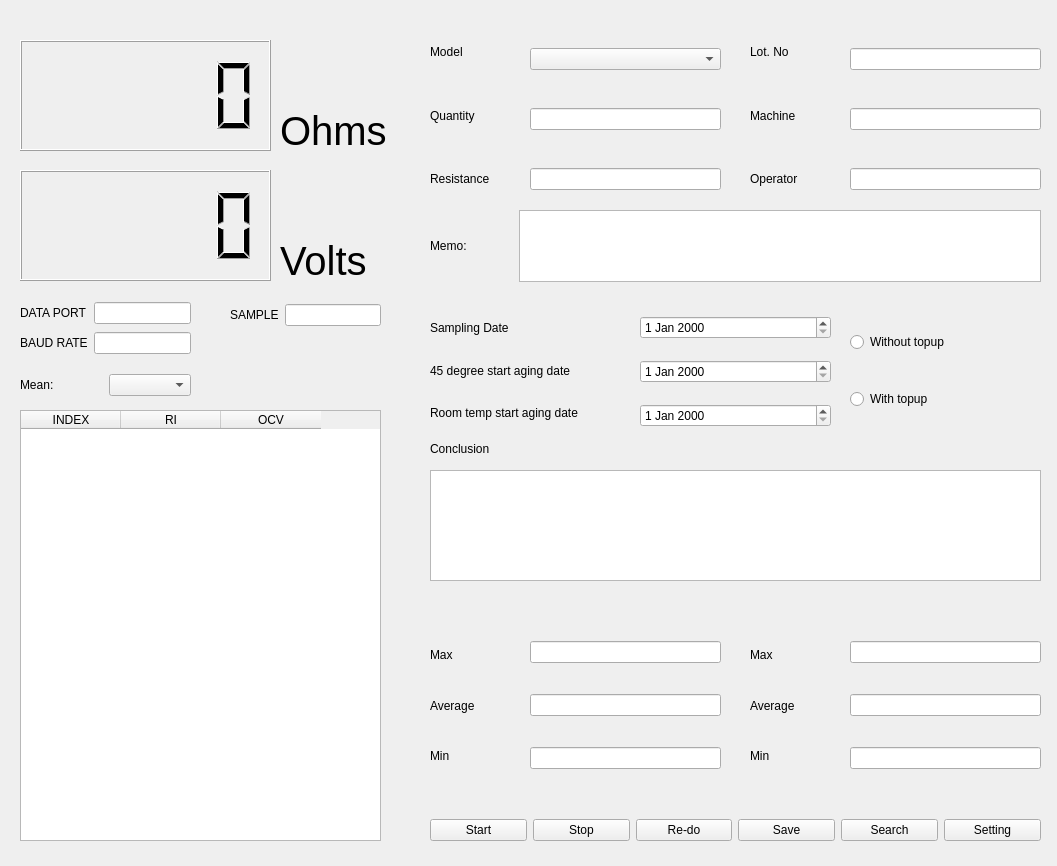
<?xml version="1.0" encoding="UTF-8"?>
<ui version="4.0">
 <class>Form</class>
 <widget class="QWidget" name="Form">
  <property name="geometry">
   <rect>
    <x>0</x>
    <y>0</y>
    <width>1057</width>
    <height>866</height>
   </rect>
  </property>
  <property name="sizePolicy">
   <sizepolicy hsizetype="Fixed" vsizetype="Fixed">
    <horstretch>0</horstretch>
    <verstretch>0</verstretch>
   </sizepolicy>
  </property>
  <property name="minimumSize">
   <size>
    <width>0</width>
    <height>0</height>
   </size>
  </property>
  <property name="windowTitle">
   <string>OCVRi log</string>
  </property>
  <widget class="QWidget" name="gridLayoutWidget">
   <property name="geometry">
    <rect>
     <x>530</x>
     <y>10</y>
     <width>191</width>
     <height>221</height>
    </rect>
   </property>
   <layout class="QGridLayout" name="gridLayout" rowstretch="0,0,0,0" columnstretch="0" rowminimumheight="0,0,0,0">
    <property name="leftMargin">
     <number>0</number>
    </property>
    <property name="topMargin">
     <number>0</number>
    </property>
    <property name="spacing">
     <number>0</number>
    </property>
    <item row="1" column="0">
     <widget class="QLineEdit" name="lineEdit"/>
    </item>
    <item row="0" column="0">
     <widget class="QComboBox" name="comboBox"/>
    </item>
    <item row="3" column="0">
     <widget class="QLineEdit" name="lineEdit_2">
      <property name="readOnly">
       <bool>true</bool>
      </property>
     </widget>
    </item>
   </layout>
  </widget>
  <widget class="QWidget" name="gridLayoutWidget_2">
   <property name="geometry">
    <rect>
     <x>850</x>
     <y>10</y>
     <width>191</width>
     <height>221</height>
    </rect>
   </property>
   <layout class="QGridLayout" name="gridLayout_2" rowstretch="0,0,0" columnstretch="0">
    <property name="leftMargin">
     <number>0</number>
    </property>
    <property name="topMargin">
     <number>0</number>
    </property>
    <property name="spacing">
     <number>0</number>
    </property>
    <item row="0" column="0">
     <widget class="QLineEdit" name="lineEdit_3"/>
    </item>
    <item row="1" column="0">
     <widget class="QLineEdit" name="lineEdit_4"/>
    </item>
    <item row="2" column="0">
     <widget class="QLineEdit" name="lineEdit_5"/>
    </item>
   </layout>
  </widget>
  <widget class="QWidget" name="gridLayoutWidget_3">
   <property name="geometry">
    <rect>
     <x>430</x>
     <y>20</y>
     <width>172</width>
     <height>191</height>
    </rect>
   </property>
   <layout class="QGridLayout" name="gridLayout_3" rowstretch="0,0,0" columnstretch="0,0">
    <property name="leftMargin">
     <number>0</number>
    </property>
    <property name="topMargin">
     <number>0</number>
    </property>
    <property name="spacing">
     <number>0</number>
    </property>
    <item row="0" column="1">
     <widget class="QLabel" name="label">
      <property name="text">
       <string>Model</string>
      </property>
     </widget>
    </item>
    <item row="1" column="1">
     <widget class="QLabel" name="label_2">
      <property name="text">
       <string>Quantity</string>
      </property>
     </widget>
    </item>
    <item row="2" column="1">
     <widget class="QLabel" name="label_3">
      <property name="text">
       <string>Resistance</string>
      </property>
     </widget>
    </item>
   </layout>
  </widget>
  <widget class="QWidget" name="gridLayoutWidget_4">
   <property name="geometry">
    <rect>
     <x>750</x>
     <y>20</y>
     <width>81</width>
     <height>191</height>
    </rect>
   </property>
   <layout class="QGridLayout" name="gridLayout_4" rowstretch="0,0,0,0" columnstretch="0,0">
    <property name="leftMargin">
     <number>0</number>
    </property>
    <property name="topMargin">
     <number>0</number>
    </property>
    <property name="spacing">
     <number>0</number>
    </property>
    <item row="3" column="1">
     <widget class="QLabel" name="label_6">
      <property name="text">
       <string>Operator</string>
      </property>
     </widget>
    </item>
    <item row="2" column="1">
     <widget class="QLabel" name="label_4">
      <property name="text">
       <string>Machine</string>
      </property>
     </widget>
    </item>
    <item row="0" column="1">
     <widget class="QLabel" name="label_5">
      <property name="text">
       <string>Lot. No</string>
      </property>
     </widget>
    </item>
   </layout>
  </widget>
  <widget class="QWidget" name="horizontalLayoutWidget">
   <property name="geometry">
    <rect>
     <x>430</x>
     <y>210</y>
     <width>611</width>
     <height>72</height>
    </rect>
   </property>
   <layout class="QHBoxLayout" name="horizontalLayout">
    <property name="spacing">
     <number>52</number>
    </property>
    <item>
     <widget class="QLabel" name="label_7">
      <property name="text">
       <string>Memo:</string>
      </property>
     </widget>
    </item>
    <item>
     <widget class="QPlainTextEdit" name="plainTextEdit"/>
    </item>
   </layout>
  </widget>
  <widget class="QWidget" name="verticalLayoutWidget">
   <property name="geometry">
    <rect>
     <x>640</x>
     <y>301</y>
     <width>191</width>
     <height>141</height>
    </rect>
   </property>
   <layout class="QVBoxLayout" name="verticalLayout">
    <item>
     <widget class="QDateEdit" name="dateEdit_2"/>
    </item>
    <item>
     <widget class="QDateEdit" name="dateEdit"/>
    </item>
    <item>
     <widget class="QDateEdit" name="dateEdit_3"/>
    </item>
   </layout>
  </widget>
  <widget class="QWidget" name="verticalLayoutWidget_2">
   <property name="geometry">
    <rect>
     <x>430</x>
     <y>310</y>
     <width>201</width>
     <height>121</height>
    </rect>
   </property>
   <layout class="QVBoxLayout" name="verticalLayout_2">
    <item>
     <widget class="QLabel" name="label_9">
      <property name="text">
       <string>Sampling Date</string>
      </property>
      <property name="wordWrap">
       <bool>true</bool>
      </property>
     </widget>
    </item>
    <item>
     <widget class="QLabel" name="label_8">
      <property name="text">
       <string>45 degree start aging date</string>
      </property>
      <property name="wordWrap">
       <bool>true</bool>
      </property>
     </widget>
    </item>
    <item>
     <widget class="QLabel" name="label_10">
      <property name="text">
       <string>Room temp start aging date</string>
      </property>
      <property name="wordWrap">
       <bool>true</bool>
      </property>
     </widget>
    </item>
   </layout>
  </widget>
  <widget class="QWidget" name="verticalLayoutWidget_3">
   <property name="geometry">
    <rect>
     <x>850</x>
     <y>301</y>
     <width>191</width>
     <height>141</height>
    </rect>
   </property>
   <layout class="QVBoxLayout" name="verticalLayout_3">
    <item>
     <widget class="QRadioButton" name="radioButton">
      <property name="text">
       <string>Without topup</string>
      </property>
     </widget>
    </item>
    <item>
     <widget class="QRadioButton" name="radioButton_2">
      <property name="text">
       <string>With topup</string>
      </property>
     </widget>
    </item>
   </layout>
  </widget>
  <widget class="QTextBrowser" name="textBrowser">
   <property name="geometry">
    <rect>
     <x>430</x>
     <y>470</y>
     <width>611</width>
     <height>111</height>
    </rect>
   </property>
  </widget>
  <widget class="QLabel" name="label_11">
   <property name="geometry">
    <rect>
     <x>430</x>
     <y>440</y>
     <width>81</width>
     <height>17</height>
    </rect>
   </property>
   <property name="text">
    <string>Conclusion</string>
   </property>
  </widget>
  <widget class="QWidget" name="gridLayoutWidget_5">
   <property name="geometry">
    <rect>
     <x>430</x>
     <y>630</y>
     <width>81</width>
     <height>151</height>
    </rect>
   </property>
   <layout class="QGridLayout" name="gridLayout_5" rowstretch="0,0,0" columnstretch="0,0">
    <property name="leftMargin">
     <number>0</number>
    </property>
    <property name="topMargin">
     <number>0</number>
    </property>
    <property name="spacing">
     <number>0</number>
    </property>
    <item row="2" column="1">
     <widget class="QLabel" name="label_13">
      <property name="text">
       <string>Min</string>
      </property>
     </widget>
    </item>
    <item row="0" column="1">
     <widget class="QLabel" name="label_14">
      <property name="text">
       <string>Max</string>
      </property>
     </widget>
    </item>
    <item row="1" column="1">
     <widget class="QLabel" name="label_15">
      <property name="text">
       <string>Average</string>
      </property>
     </widget>
    </item>
   </layout>
  </widget>
  <widget class="QWidget" name="gridLayoutWidget_6">
   <property name="geometry">
    <rect>
     <x>530</x>
     <y>610</y>
     <width>191</width>
     <height>191</height>
    </rect>
   </property>
   <layout class="QGridLayout" name="gridLayout_6" rowstretch="0,0,0" columnstretch="0">
    <property name="leftMargin">
     <number>0</number>
    </property>
    <property name="topMargin">
     <number>0</number>
    </property>
    <property name="spacing">
     <number>0</number>
    </property>
    <item row="1" column="0">
     <widget class="QLineEdit" name="lineEdit_8">
      <property name="readOnly">
       <bool>true</bool>
      </property>
     </widget>
    </item>
    <item row="2" column="0">
     <widget class="QLineEdit" name="lineEdit_7">
      <property name="readOnly">
       <bool>true</bool>
      </property>
     </widget>
    </item>
    <item row="0" column="0">
     <widget class="QLineEdit" name="lineEdit_9">
      <property name="readOnly">
       <bool>true</bool>
      </property>
     </widget>
    </item>
   </layout>
  </widget>
  <widget class="QWidget" name="gridLayoutWidget_7">
   <property name="geometry">
    <rect>
     <x>750</x>
     <y>630</y>
     <width>81</width>
     <height>151</height>
    </rect>
   </property>
   <layout class="QGridLayout" name="gridLayout_7" rowstretch="0,0,0" columnstretch="0,0">
    <property name="leftMargin">
     <number>0</number>
    </property>
    <property name="topMargin">
     <number>0</number>
    </property>
    <property name="spacing">
     <number>0</number>
    </property>
    <item row="2" column="1">
     <widget class="QLabel" name="label_16">
      <property name="text">
       <string>Min</string>
      </property>
     </widget>
    </item>
    <item row="0" column="1">
     <widget class="QLabel" name="label_17">
      <property name="text">
       <string>Max</string>
      </property>
     </widget>
    </item>
    <item row="1" column="1">
     <widget class="QLabel" name="label_18">
      <property name="text">
       <string>Average</string>
      </property>
     </widget>
    </item>
   </layout>
  </widget>
  <widget class="QWidget" name="gridLayoutWidget_8">
   <property name="geometry">
    <rect>
     <x>850</x>
     <y>610</y>
     <width>191</width>
     <height>191</height>
    </rect>
   </property>
   <layout class="QGridLayout" name="gridLayout_8" rowstretch="0,0,0" columnstretch="0">
    <property name="leftMargin">
     <number>0</number>
    </property>
    <property name="topMargin">
     <number>0</number>
    </property>
    <property name="spacing">
     <number>0</number>
    </property>
    <item row="1" column="0">
     <widget class="QLineEdit" name="lineEdit_10">
      <property name="readOnly">
       <bool>true</bool>
      </property>
     </widget>
    </item>
    <item row="2" column="0">
     <widget class="QLineEdit" name="lineEdit_11">
      <property name="readOnly">
       <bool>true</bool>
      </property>
     </widget>
    </item>
    <item row="0" column="0">
     <widget class="QLineEdit" name="lineEdit_12">
      <property name="readOnly">
       <bool>true</bool>
      </property>
     </widget>
    </item>
   </layout>
  </widget>
  <widget class="QWidget" name="horizontalLayoutWidget_2">
   <property name="geometry">
    <rect>
     <x>430</x>
     <y>810</y>
     <width>611</width>
     <height>41</height>
    </rect>
   </property>
   <layout class="QHBoxLayout" name="horizontalLayout_2">
    <item>
     <widget class="QPushButton" name="pushButton">
      <property name="text">
       <string>Start</string>
      </property>
     </widget>
    </item>
    <item>
     <widget class="QPushButton" name="pushButton_2">
      <property name="text">
       <string>Stop</string>
      </property>
     </widget>
    </item>
    <item>
     <widget class="QPushButton" name="pushButton_5">
      <property name="text">
       <string>Re-do</string>
      </property>
     </widget>
    </item>
    <item>
     <widget class="QPushButton" name="pushButton_4">
      <property name="text">
       <string>Save</string>
      </property>
     </widget>
    </item>
    <item>
     <widget class="QPushButton" name="pushButton_6">
      <property name="text">
       <string>Search</string>
      </property>
     </widget>
    </item>
    <item>
     <widget class="QPushButton" name="pushButton_3">
      <property name="text">
       <string>Setting</string>
      </property>
     </widget>
    </item>
   </layout>
  </widget>
  <widget class="QLCDNumber" name="lcdNumber">
   <property name="geometry">
    <rect>
     <x>20</x>
     <y>40</y>
     <width>251</width>
     <height>111</height>
    </rect>
   </property>
   <property name="smallDecimalPoint">
    <bool>true</bool>
   </property>
   <property name="intValue" stdset="0">
    <number>0</number>
   </property>
  </widget>
  <widget class="QLabel" name="label_19">
   <property name="geometry">
    <rect>
     <x>280</x>
     <y>100</y>
     <width>111</width>
     <height>61</height>
    </rect>
   </property>
   <property name="font">
    <font>
     <pointsize>30</pointsize>
    </font>
   </property>
   <property name="text">
    <string>Ohms</string>
   </property>
  </widget>
  <widget class="QLCDNumber" name="lcdNumber_2">
   <property name="geometry">
    <rect>
     <x>20</x>
     <y>170</y>
     <width>251</width>
     <height>111</height>
    </rect>
   </property>
   <property name="smallDecimalPoint">
    <bool>true</bool>
   </property>
  </widget>
  <widget class="QLabel" name="label_20">
   <property name="geometry">
    <rect>
     <x>280</x>
     <y>230</y>
     <width>111</width>
     <height>61</height>
    </rect>
   </property>
   <property name="font">
    <font>
     <pointsize>30</pointsize>
    </font>
   </property>
   <property name="text">
    <string>Volts</string>
   </property>
  </widget>
  <widget class="QWidget" name="gridLayoutWidget_9">
   <property name="geometry">
    <rect>
     <x>20</x>
     <y>300</y>
     <width>171</width>
     <height>58</height>
    </rect>
   </property>
   <layout class="QGridLayout" name="gridLayout_9">
    <item row="0" column="0">
     <widget class="QLabel" name="label_21">
      <property name="text">
       <string>DATA PORT</string>
      </property>
     </widget>
    </item>
    <item row="1" column="0">
     <widget class="QLabel" name="label_22">
      <property name="text">
       <string>BAUD RATE</string>
      </property>
     </widget>
    </item>
    <item row="0" column="1">
     <widget class="QLineEdit" name="lineEdit_6">
      <property name="readOnly">
       <bool>true</bool>
      </property>
     </widget>
    </item>
    <item row="1" column="1">
     <widget class="QLineEdit" name="lineEdit_13">
      <property name="readOnly">
       <bool>true</bool>
      </property>
     </widget>
    </item>
   </layout>
  </widget>
  <widget class="QWidget" name="gridLayoutWidget_10">
   <property name="geometry">
    <rect>
     <x>230</x>
     <y>300</y>
     <width>151</width>
     <height>31</height>
    </rect>
   </property>
   <layout class="QGridLayout" name="gridLayout_10">
    <item row="0" column="0">
     <widget class="QLabel" name="label_23">
      <property name="text">
       <string>SAMPLE</string>
      </property>
     </widget>
    </item>
    <item row="0" column="1">
     <widget class="QLineEdit" name="lineEdit_14">
      <property name="readOnly">
       <bool>true</bool>
      </property>
     </widget>
    </item>
   </layout>
  </widget>
  <widget class="QWidget" name="gridLayoutWidget_11">
   <property name="geometry">
    <rect>
     <x>20</x>
     <y>370</y>
     <width>171</width>
     <height>31</height>
    </rect>
   </property>
   <layout class="QGridLayout" name="gridLayout_11">
    <item row="0" column="0">
     <widget class="QLabel" name="label_24">
      <property name="text">
       <string>Mean:</string>
      </property>
     </widget>
    </item>
    <item row="0" column="1">
     <widget class="QComboBox" name="comboBox_2"/>
    </item>
   </layout>
  </widget>
  <widget class="QTableWidget" name="tableWidget">
   <property name="geometry">
    <rect>
     <x>20</x>
     <y>410</y>
     <width>361</width>
     <height>431</height>
    </rect>
   </property>
   <column>
    <property name="text">
     <string>INDEX</string>
    </property>
   </column>
   <column>
    <property name="text">
     <string>RI</string>
    </property>
   </column>
   <column>
    <property name="text">
     <string>OCV</string>
    </property>
   </column>
  </widget>
 </widget>
 <resources/>
 <connections/>
</ui>
